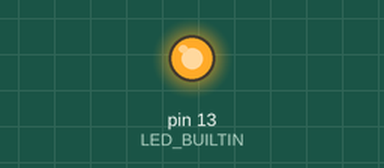
A sketch run on a simulated Arduino Uno, built with avr-gcc and run on an emulated ATmega328P. On the bench: output pins drawn as LEDs (lit = HIGH).

Above: at 5.0 s.
At 33.8 s:
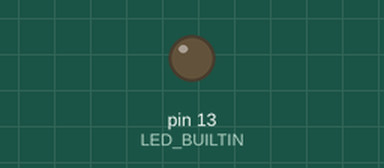
Timing chart, 0 to 52.3 s (numbered marks = the images above):
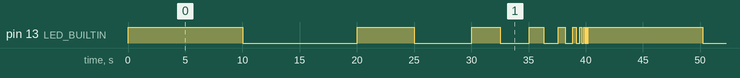

The sketch:

blink.ino
```cpp
void setup() {
    pinMode(LED_BUILTIN, OUTPUT);
}

int count = 10000;

void loop() {
    digitalWrite(LED_BUILTIN, HIGH);
    delay(count);
    delay(10);
    digitalWrite(LED_BUILTIN, LOW);
    delay(count);
    delay(10);
    count /= 2;
    if (count <= 5) {
        count = 10000;
    }
}
```

Measured:
- by itself, pin 13 (LED_BUILTIN): moves between LOW and HIGH, repeating every 40.2 s
- by itself, everything shown: repeats every 40.2 s, in 18 steps
